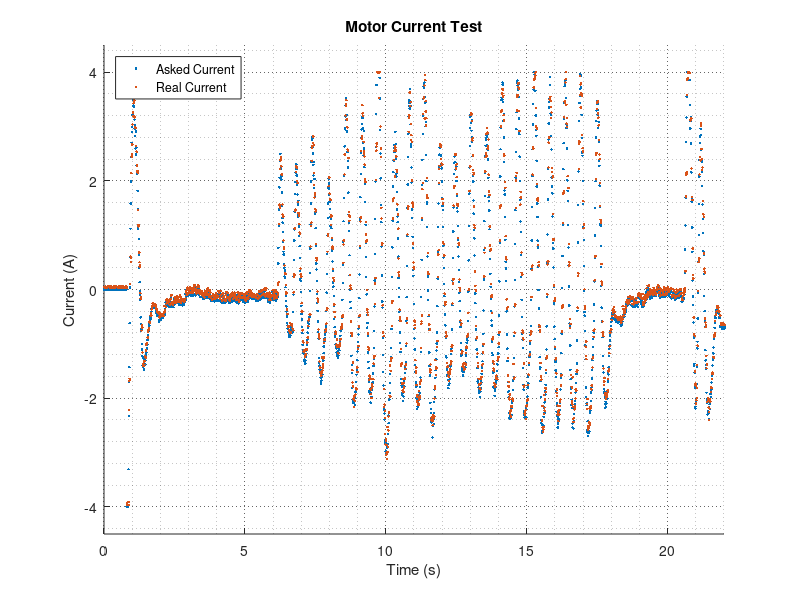

Here is the MATLAB script that generated this plot:
close all;

% Data read out
data=csvread('currentTest.csv');
time=data(:,1)*0.01;
asked_current=data(:,2);
real_current=-data(:,3);    % The measurement has the opposite sign due to the way the current is measured

figure(1);
hold on;
scatter(time, asked_current, '.r');%,'linewidth',1.2);
scatter(time, real_current,'.b');%,'linewidth',1); 

title('Motor Current Test');
grid on, grid minor;
set(gca,'GridLineStyle',':', 'GridColor', 'k', 'GridAlpha', .6)
xlabel('Time (s)');
ylabel('Current (A)');
legend('Asked Current','Real Current','Location','NorthWest');
axis([0 22 -4.5 4.5]);
hold off;